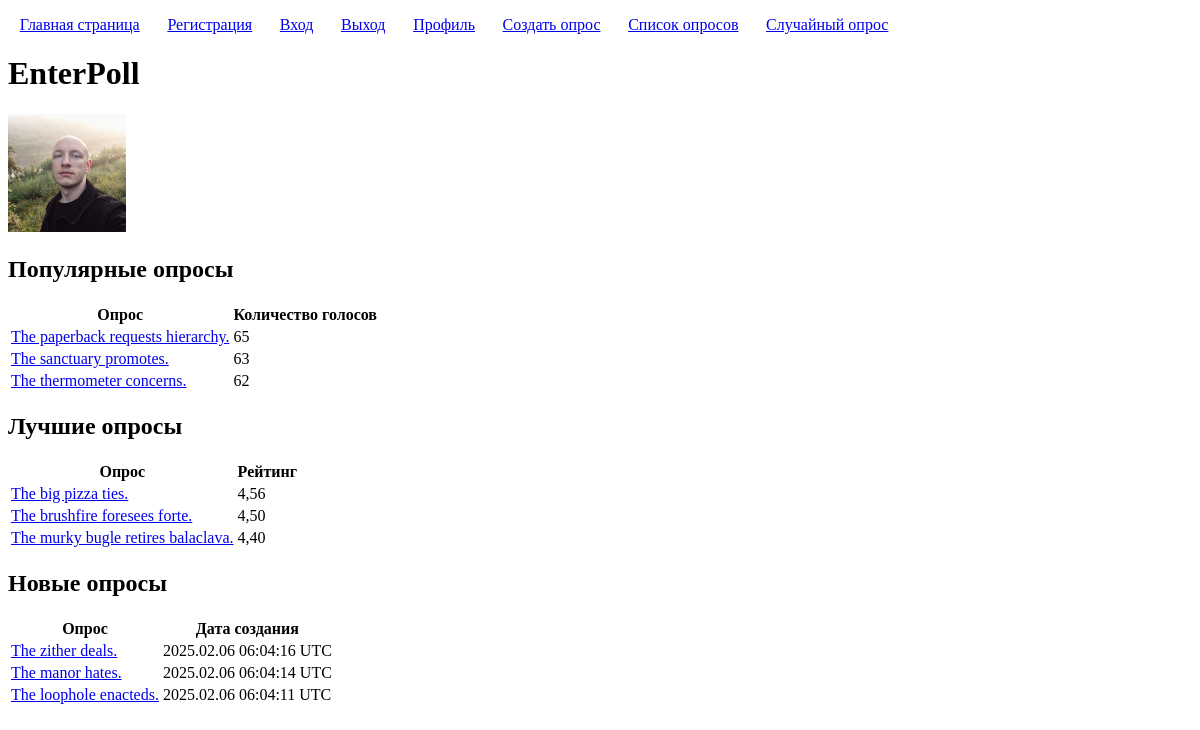
The app's page /enterpoll/ (signed in) with its own data.
### polls/models.py (models this page shows, shortened)
class Poll(models.Model):
	title = models.CharField('Заголовок', max_length=100, validators=[custom_validators.forbidden_words])
	description = models.CharField('Описание', max_length=100, blank=True, null=True, validators=[custom_validators.forbidden_words])
	user = models.ForeignKey(User, on_delete=models.CASCADE, verbose_name='Автор')
	created = models.DateTimeField('Время создания', auto_now_add=True)
	def get_number_of_votes(self):
		return self.vote_set.count()
	def get_average_rating(self):
		return self.rating_set.aggregate(Avg('value', default=0))['value__avg']

### polls/views.py (the view)
# urls.py: path("", views.MainPageView.as_view(), name="main_page"),
class MainPageView(TemplateView):
	template_name = 'polls/main_page.html'
	def get_context_data(self, *args, **kwargs):
		context = super().get_context_data(*args, **kwargs)
		polls = Poll.objects.all()
		context['most_popular_polls'] = sorted(polls, key=Poll.get_number_of_votes, reverse=True)[0:3]
		context['highly_rated_polls'] = sorted(polls, key=Poll.get_average_rating, reverse=True)[0:3]
		context['latest_polls'] = polls.order_by('-created')[0:3]
		return context

### polls/templates/polls/main_page.html (shortened to what this page needs)
{% extends "base.html" %}
{% load static %}
{% block h1 %}EnterPoll{% endblock h1 %}
{% block content %}
	<img src="{% static 'polls/ivan.jpg' %}" alt="women" width="10%">
	<h2>Популярные опросы</h2>
	<table>
		<thead>
			<tr>
				<th>Опрос</th>
				<th>Количество голосов</th>
			</tr>
		</thead>
		<tbody>
				{% for poll in most_popular_polls %}
					<tr>
						<td>
							<a href="{% url 'poll_page' poll.pk %}">{{ poll.title }}</a>
						</td>
						<td>
							{{ poll.get_number_of_votes }}
						</td>
					</tr>
				{% endfor %}
		</tbody>
	</table>
	<h2>Лучшие опросы</h2>
	<table>
		<thead>
			<tr>
				<th>Опрос</th>
				<th>Рейтинг</th>
			</tr>
		</thead>
		<tbody>
				{% for poll in highly_rated_polls %}
					<tr>
						<td>
							<a href="{% url 'poll_page' poll.pk %}">{{ poll.title }}</a>
						</td>
						<td>
							{{ poll.get_average_rating|floatformat:2 }}
						</td>
					</tr>
				{% endfor %}
		</tbody>
	</table>
	<h2>Новые опросы</h2>
	<table>
		<thead>
			<tr>
				<th>Опрос</th>
				<th>Дата создания</th>
			</tr>
		</thead>
		<tbody>
				{% for poll in latest_polls %}
					<tr>
						<td>
							<a href="{% url 'poll_page' poll.pk %}">{{ poll.title }}</a>
						</td>
						<td>
							{{ poll.created|date:"Y.m.d H:i:s e" }}
						</td>
					</tr>
				{% endfor %}
		</tbody>
	</table>
{% endblock content %}

### records on screen
Poll: title "The paperback requests hierarchy.", get_number_of_votes "65"
Poll: title "The sanctuary promotes.", get_number_of_votes "63"
Poll: title "The thermometer concerns.", get_number_of_votes "62"
Poll: title "The big pizza ties.", get_average_rating "4,56"
Poll: title "The brushfire foresees forte.", get_average_rating "4,50"
Poll: title "The murky bugle retires balaclava.", get_average_rating "4,40"
Poll: title "The zither deals.", created "2025.02.06 06:04:16 UTC"
Poll: title "The manor hates.", created "2025.02.06 06:04:14 UTC"
Poll: title "The loophole enacteds.", created "2025.02.06 06:04:11 UTC"
